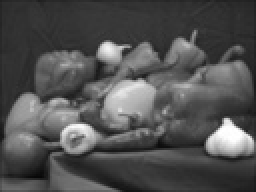
%> input picture gradientDescent/original.jpg, 128 x 96 px, shrunk from 512 x 384 before the run (shown 2 times larger)
$ octave --eval "result = ssimGradientDescentSimple(imread('../original.jpg'));"   (GNU Octave 9; MATLAB toolbox functions it lacks are replaced by stand-ins)
%> lines starting %> are read from the running program, lines starting %| are printed output that depends on the picture; long printed decimals are rounded
### gradientDescent/blur/SSIMDerivative.m
function [derivative] = SSIMDerivative(Y, ref)
%Taking the SSIM derivative wrt Y
ref = double(ref);
Y = double(Y);
%Np = length(ref(:));
meanX = mean(ref(:));
meanY = mean(Y(:));
cov_XY = cov(ref,Y);
covXY = cov_XY(1,2);
varX = cov_XY(1,1);
varY = cov_XY(2,2);
C1 = floor((0.01*255)^2);
C2 = floor((0.03*255)^2);
A1 = 2*meanX*meanY + C1;
A2 = 2*covXY + C2;
B1 = meanX^2 + meanY^2 + C1;
B2 = varX + varY + C2;
derivative = 2*(A1*B1*(B2*ref-A2*Y)+B1*B2*(A2-A1)*meanX+A1*A2*(B1-B2)*meanY)/(B1^2*B2^2);
end

### gradientDescent/blur/ssimGradientDescentSimple.m
function [original, reconstructed, mseMat, ssimMat] = ssimGradientDescentSimple(A, varargin)
[~, ~, channels] = size(A);
%> channels = 1
if channels>1
    A = rgb2gray(A);
end
A = double(A);
sigma = 1.5;
s = 2*ceil(3*sigma)+1;
G = fspecial('gaussian', [s s], sigma);
Y = conv2(A, G,'same');
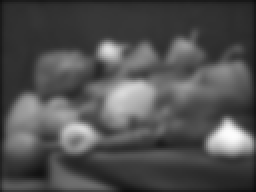
%> Y: size 96x128 double (shown 2 times larger); min 11.5, max 252.6, mean 80.3

if nargin>=2
    itterations = varargin{1};
else
    itterations = 1000;
end
if nargin>=3
    learningParameter = varargin{2};
else
    learningParameter = 2;
end

X = 100*ones(size(Y));
ssimValMax = -1;
bestImg = X;
disp(['Initial SSIM: ', num2str(ssim(A, X))]);
%| Initial SSIM: 6.8682e-05
mseMat = mse(A, X);
%> mseMat = 2415.7
ssimMat = ssim(A, X);
%> ssimMat = 6.87e-05
for i=1:itterations
    derivative = -1*SSIMDerivative(Y, conv2(X, G, 'same'));
    error = learningParameter*conv2(derivative, G,'same');
    X = X - error;
    ssimVal = ssim(A, X);
    ssimMat = [ssimMat ssimVal];
    mseMat = [mseMat mse(A, X)];
    if ssimVal > ssimValMax
        ssimValMax = ssimVal;
        bestImg = X;
    end
    disp(['Itteration: ', num2str(i),' SSIM: ', num2str(ssimVal)]);
end
%> this loop made 1000 passes
%> (meanX in SSIMDerivative, cov_XY in SSIMDerivative, covXY in SSIMDerivative, varX in SSIMDerivative, A1 in SSIMDerivative, A2 in SSIMDerivative, B1 in SSIMDerivative, B2 in SSIMDerivative) on passes 2 to 5: (97.92, [55.24 85.7; 85.7 1741.1], 85.7, 55.24, 15738.3, 229.4, 16047.3, 1854.4), (97.92, [55.28 85.39; 85.39 1741.1], 85.39, 55.28, 15738.6, 228.8, 16047.7, 1854.4), (97.92, [55.33 85.08; 85.08 1741.1], 85.08, 55.33, 15738.9, 228.2, 16048, 1854.4), (97.92, [55.38 84.78; 84.78 1741.1], 84.78, 55.38, 15739.2, 227.6, 16048.4, 1854.5)
%> (meanX in SSIMDerivative, cov_XY in SSIMDerivative, covXY in SSIMDerivative, varX in SSIMDerivative, A1 in SSIMDerivative, A2 in SSIMDerivative, B1 in SSIMDerivative, B2 in SSIMDerivative) on passes 6 to 8: (97.92, [55.42 84.47; 84.47 1741.1], 84.47, 55.42, 15739.5, 226.9, 16048.8, 1854.5), (97.92, [55.47 84.17; 84.17 1741.1], 84.17, 55.47, 15739.8, 226.3, 16049.1, 1854.6), (97.93, [55.52 83.86; 83.86 1741.1], 83.86, 55.52, 15740.1, 225.7, 16049.5, 1854.6)
%| Itteration: 1 SSIM: 0.0001206
%| Itteration: 2 SSIM: 0.0001729
%| Itteration: 3 SSIM: 0.0002256
%| Itteration: 4 SSIM: 0.0002787
%| Itteration: 5 SSIM: 0.0003322
%| Itteration: 6 SSIM: 0.000386
%| Itteration: 7 SSIM: 0.0004402
%| Itteration: 8 SSIM: 0.0004947
%> (further printed lines are left out)
%> pass 1, in SSIMDerivative, `derivative = 2*(A1*B1*(B2*ref-A2*Y)+B1*B2*(A2-A1)*meanX+A1*A2*(B1-B2)*..`:
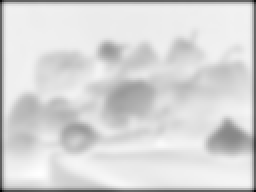
%> derivative: size 96x128 double (shown 2 times larger); min -0.0551, max 0.0106, mean 0.000296; drawn with min black and max white
%> pass 1, in ssimGradientDescentSimple, `derivative = -1*SSIMDerivative(Y, conv2(X, G, 'same'));`:
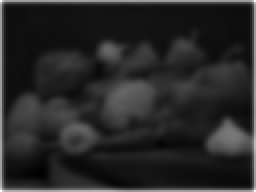
%> derivative: size 96x128 double (shown 2 times larger); min -0.0106, max 0.0551, mean -0.000296; drawn with min black and max white
%> pass 1, in ssimGradientDescentSimple, `error = learningParameter*conv2(derivative, G,'same');`:
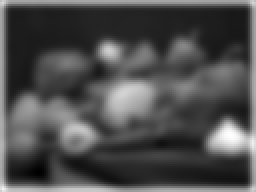
%> error: size 96x128 double (shown 2 times larger); min -0.0198, max 0.0392, mean -0.00152; drawn with min black and max white
%> after the loop:
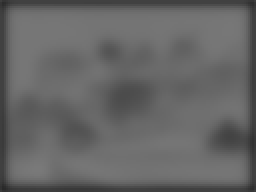
%> X: size 96x128 double (shown 2 times larger); min 41.62, max 121.9, mean 101.5
reconstructed = bestImg;
original = Y;
imwrite(uint8(reconstructed), 'SSIM_Reconstruction_Simple.jpg');
end
